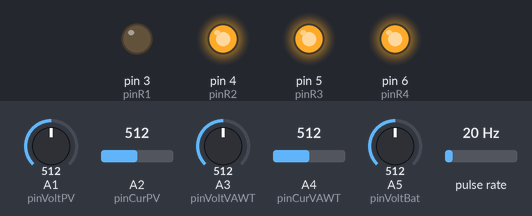
Simulated run of this sketch. Board: Arduino Uno, built with avr-gcc and run on an emulated ATmega328P. Shown: output pins drawn as LEDs (lit = HIGH). Wiring (inferred from the names in the program): pulse sensor: data pin 2. Inputs (shaded band) come from the test bench; at power-on: A1 (pinVoltPV) = 512, A2 (pinCurPV) = 512, A3 (pinVoltVAWT) = 512, A4 (pinCurVAWT) = 512, A5 (pinVoltBat) = 512, pulse rate 20 Hz. What the sketch prints to the serial monitor is not drawn.

Above: at 0.1 s.
At 1.1 s:
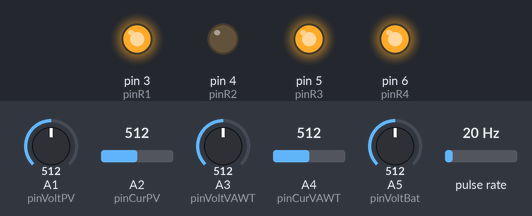
At 2.1 s:
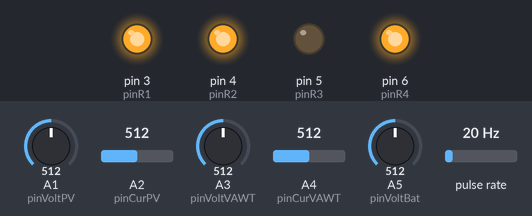
At 3.1 s:
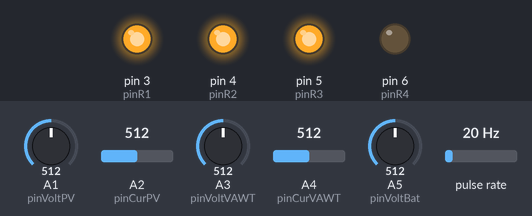
At 3.6 s:
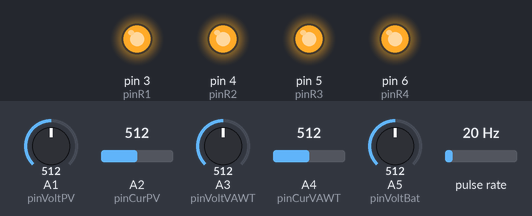
At 126.7 s:
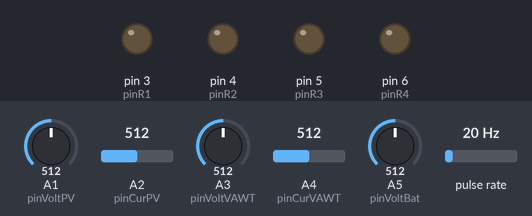
Timing chart, 0 to 128.2 s (numbered marks = the images above):
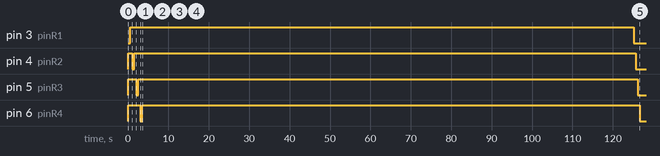

Measured:
- by itself, pin 3 (pinR1): HIGH → LOW at 125 s
- by itself, pin 4 (pinR2): HIGH → LOW at 1.0 s, → HIGH 0.50 s later, → LOW 124 s later
- by itself, pin 5 (pinR3): HIGH → LOW at 2.0 s, → HIGH 0.50 s later, → LOW 124 s later
- by itself, pin 6 (pinR4): HIGH → LOW at 3.0 s, → HIGH 0.50 s later, → LOW 123 s later

The sketch:

main.ino
```cpp
#define pinVoltPV    A1 // Tegangan PV
#define pinCurPV     A2 // Arus PV
#define pinVoltVAWT  A3 // Tegangan VAWT
#define pinCurVAWT   A4 // Arus VAWT
#define pinVoltBat   A5 // Tegangan Baterai

#define pinR1   3
#define pinR2   4
#define pinR3   5
#define pinR4   6

#define read_time       500     // Dalam ms
#define one_rotation    36      // Pergantian hitam ke putih
#define circumference   0.5654  // Dalam satuan meter
#define pinWind         2       // Anemometer

float R1 = 30000, R2 = 7500;
float R3 = 29800, R4 = 6500;
float VRef = 5;

volatile unsigned long rotation = 0;
unsigned long start_time = 0;
unsigned long sampling = 0;
unsigned long send_data = 0;

float iter_wind = 0;
float iter_sampling = 0;

typedef struct {
  float v_pv = 0;
  float i_pv = 0;
  float p_pv = 0;
  float v_vawt = 0;
  float i_vawt = 0;
  float p_vawt = 0;
  float anemo = 0;
  float v_bat = 0;
  } data;
data Sensor;

void addRotation() {
  rotation++;
}

float conv(float num){
  if (num < 0){
    return 0;
  } else {
    return num;
  }
}

float ReadVoltPV() {
  unsigned long samples = 0;
  float avr = 0, value_v = 0;
  for (int x = 0; x < 200; x++){
    samples += analogRead(pinVoltPV);
    delay(2);
  }
  avr = samples/200.00;
  value_v = ( avr * VRef ) / 1024;
  value_v = value_v / (R2 / (R1 + R2));
  return conv(0.9781*value_v + 0.0188);
}

float ReadVoltVAWT() {
  unsigned long samples = 0;
  float avr = 0, value_v = 0;
  for (int x = 0; x < 200; x++){
    samples += analogRead(pinVoltVAWT);
    delay(2);
  }
  avr = samples/200.00;
  value_v = ( avr * VRef ) / 1024;
  value_v = value_v / (R2 / (R1 + R2));
  return conv(0.9697*value_v - 0.0093);
}

float ReadCurPV() {
  unsigned long samples = 0;
  float avr = 0, value_i = 0;
  for (int x = 0; x < 200; x++){
    samples += analogRead(pinCurPV);
    delay(2);
  }
  avr = samples/200.00;
  value_i = (((2.5 - (avr * ((5.0) / 1024.0)) )/0.066)*6.25)/6.27;
  return conv(0.9885*abs(value_i) - 0.1779);
}

float ReadCurVAWT() {
  unsigned long samples = 0;
  float avr = 0, value_i = 0;
  for (int x = 0; x < 200; x++){
    samples += analogRead(pinCurVAWT);
    delay(2);
  }
  avr = samples/200.00;
  value_i = (((2.5 - (avr * ((5.0) / 1024.0)) )/0.066)*6.25)/18.30;
  return conv(4.8333*abs(value_i) - 2.4167);
}

float ReadVoltBat() {
  unsigned long samples = 0;
  float avr = 0, value_v = 0;
  for (int x = 0; x < 200; x++){
    samples += analogRead(pinVoltBat);
    delay(2);
  }
  avr = samples/200.00;
  value_v = ( avr * VRef ) / 1024;
  value_v = value_v / (R4 / (R3 + R4));
  return conv(0.9334*value_v - 0.4085);
}

void setup() {
  Serial.begin (9600);

  pinMode(pinWind, INPUT_PULLUP);
  pinMode(pinR1, OUTPUT);
  pinMode(pinR2, OUTPUT);
  pinMode(pinR3, OUTPUT);
  pinMode(pinR4, OUTPUT);

  digitalWrite(pinR1, HIGH);
  digitalWrite(pinR2, HIGH);
  digitalWrite(pinR3, HIGH);
  digitalWrite(pinR4, HIGH);

  digitalWrite(pinR1, LOW);
  delay(500);
  digitalWrite(pinR1, HIGH);
  delay(500);
  digitalWrite(pinR2, LOW);
  delay(500);
  digitalWrite(pinR2, HIGH);
  delay(500);
  digitalWrite(pinR3, LOW);
  delay(500);
  digitalWrite(pinR3, HIGH);
  delay(500);
  digitalWrite(pinR4, LOW);
  delay(500);
  digitalWrite(pinR4, HIGH);

  attachInterrupt(digitalPinToInterrupt(pinWind), addRotation, CHANGE);
  sei();  //Enables Interrupts
  start_time = millis();
  send_data = millis();
  sampling = millis();
  }

void loop() {

  if ((unsigned long)(millis() - sampling) >= 10000) {
    sampling = millis();
    Sensor.v_pv += ReadVoltPV();
    Sensor.v_vawt += ReadVoltVAWT();
    Sensor.i_vawt += ReadCurVAWT();
    Sensor.p_vawt += Sensor.v_vawt*Sensor.i_vawt;
    Sensor.v_bat += ReadVoltBat();
    iter_sampling += 1;
  }

  if ((unsigned long)(millis() - start_time) >= read_time) {
    cli();  //Disable Interrupts
    iter_wind += 1;
    Sensor.anemo += ((circumference * rotation * 4 / one_rotation)/4.1);
    rotation = 0;
    start_time = millis();
    sei();  //Enables Interrupts
  }

  if ((unsigned long)(millis() - send_data) >= 120000) {
    send_data = millis();
    digitalWrite(pinR1, LOW);
    delay(500);
    digitalWrite(pinR2, LOW);
    delay(500);
    digitalWrite(pinR3, LOW);
    delay(500);
    digitalWrite(pinR4, LOW);
    delay(2500);
    Sensor.v_pv = Sensor.v_pv/iter_sampling;
    Sensor.i_pv = ReadCurPV();
    Sensor.v_vawt = Sensor.v_vawt/iter_sampling;
    Sensor.i_vawt = Sensor.i_vawt/iter_sampling;
    Sensor.p_pv = Sensor.v_pv*Sensor.i_pv;
    Sensor.p_vawt = Sensor.p_vawt/iter_sampling;
    Sensor.anemo = Sensor.anemo/iter_wind;
    Sensor.v_bat = Sensor.v_bat/iter_sampling;
    Serial.write("&");
    Serial.write("*");
    Serial.write("%");
    Serial.write((const byte*)&Sensor, sizeof(Sensor));
    Sensor.v_pv = 0;
    Sensor.i_pv = 0;
    Sensor.v_vawt = 0;
    Sensor.i_vawt = 0;
    Sensor.p_pv = 0;
    Sensor.p_vawt = 0;
    Sensor.anemo = 0;
    Sensor.v_bat = 0;
    iter_sampling = 0;
    iter_wind = 0;
    delay(2500);
    digitalWrite(pinR1, HIGH);
    delay(500);
    digitalWrite(pinR2, HIGH);
    delay(500);
    digitalWrite(pinR3, HIGH);
    delay(500);
    digitalWrite(pinR4, HIGH);
  }
}
```
